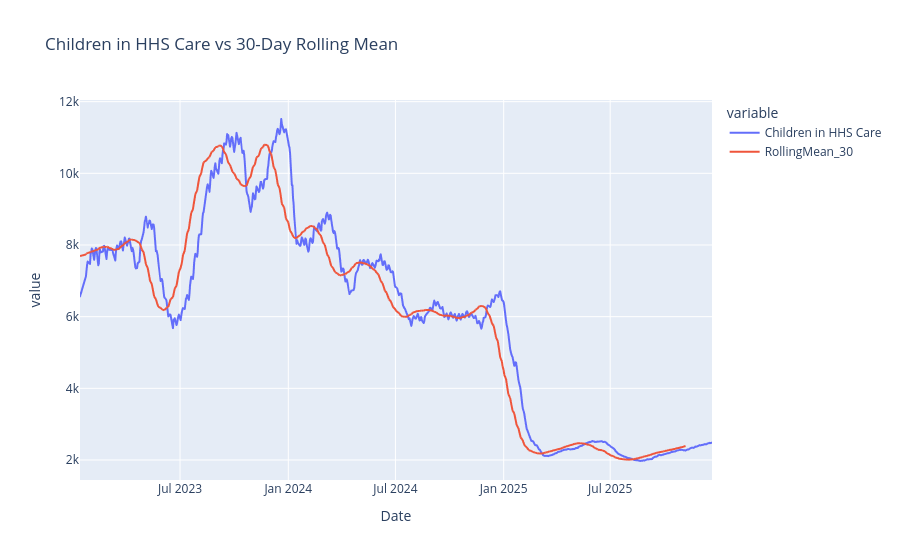

The notebook cell this image was saved under:
### Code cell
import plotly.express as px

fig = px.line(
    df,
    x="Date",
    y=["Children in HHS Care", "RollingMean_30"],
    title="Children in HHS Care vs 30-Day Rolling Mean"
)

fig.show()

### Figure 1 — Plotly figure (JSON) as saved in the notebook; plotly's stock layout.template omitted (floating-point values rounded to 4 significant figures; data arrays with more than 128 entries replaced by an {"elided": "..."} marker saying what was removed)
{"data": [{"hovertemplate": "variable=Children in HHS Care<br>Date=%{x}<br>value=%{y}<extra></extra>", "legendgroup": "Children in HHS Care", "line": {"color": "#636efa", "dash": "solid"}, "marker": {"symbol": "circle"}, "mode": "lines", "name": "Children in HHS Care", "showlegend": true, "type": "scattergl", "x": {"elided": "720 str values"}, "xaxis": "x", "y": {"elided": "720 float values"}, "yaxis": "y"}, {"hovertemplate": "variable=RollingMean_30<br>Date=%{x}<br>value=%{y}<extra></extra>", "legendgroup": "RollingMean_30", "line": {"color": "#EF553B", "dash": "solid"}, "marker": {"symbol": "circle"}, "mode": "lines", "name": "RollingMean_30", "showlegend": true, "type": "scattergl", "x": {"elided": "720 str values"}, "xaxis": "x", "y": {"elided": "720 float values"}, "yaxis": "y"}], "layout": {"legend": {"title": {"text": "variable"}, "tracegroupgap": 0}, "title": {"text": "Children in HHS Care vs 30-Day Rolling Mean"}, "xaxis": {"anchor": "y", "domain": [0, 1], "title": {"text": "Date"}}, "yaxis": {"anchor": "x", "domain": [0, 1], "title": {"text": "value"}}}}
